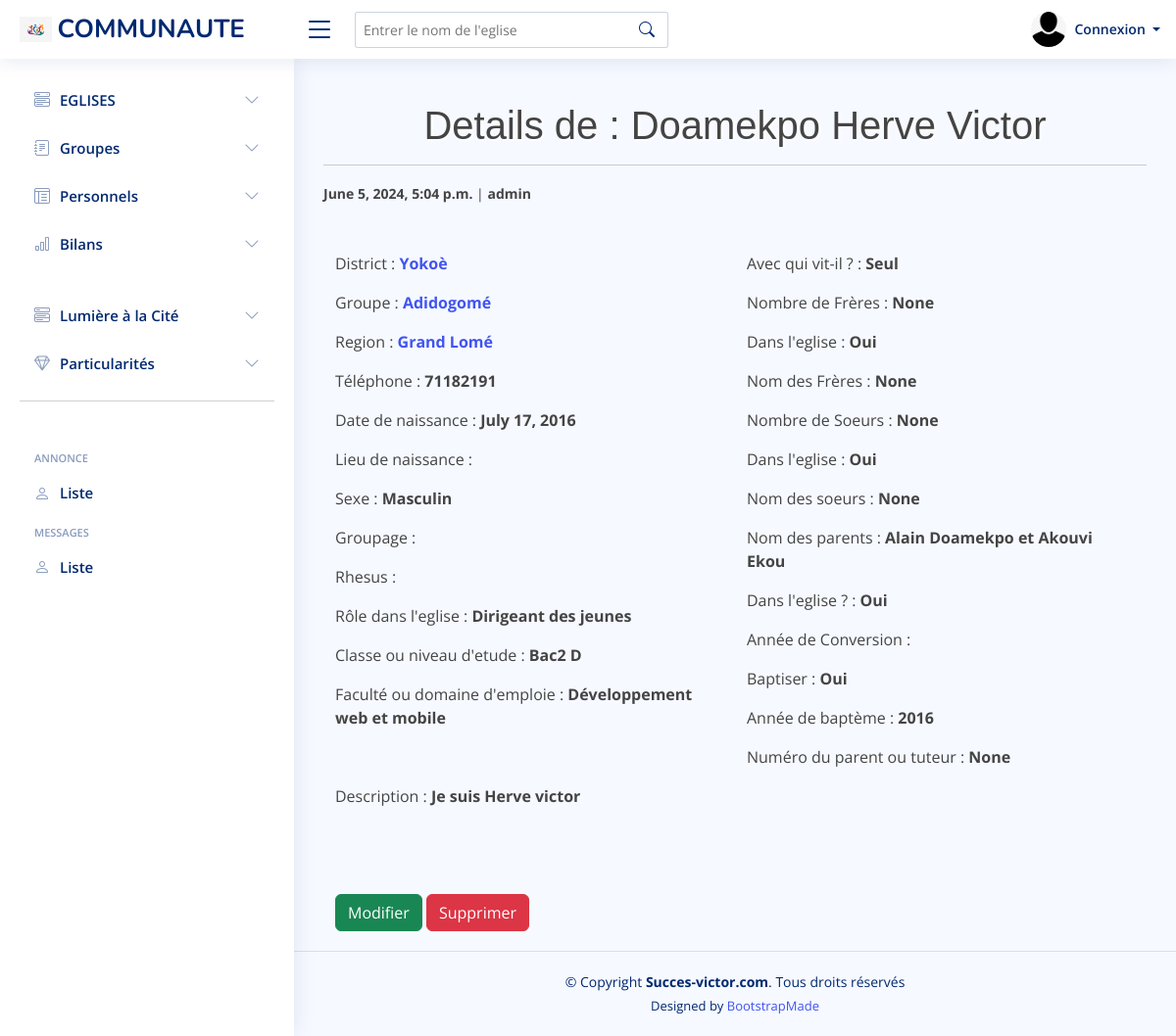
Screenshot of /jeunes/jeune/1 with the database file from the repository.
### Jeunes_app/models.py (models this page shows, shortened)
class Jeune(models.Model):
    nom = models.CharField(max_length=100)
    prenom = models.CharField(max_length=100)
    eglise = models.ForeignKey(Eglise, on_delete=models.CASCADE)
    telephone = models.IntegerField(blank=True)
    date_de_naissance = models.DateField(auto_now_add=False, blank=False)
    lieu_de_naissance = models.CharField(max_length=100, blank=True)
    sexe = models.CharField(max_length=100)
    groupe_sanguin = models.CharField(max_length=25, blank=True)
    rhesus = models.CharField(max_length=10, blank=True)
    description = models.TextField(blank=True)
    role_dans_leglise = models.CharField(max_length=70, blank=True)
    talents_du_jeune =models.CharField(max_length=400, blank=True, null=True)
    avec_qui_vit_il = models.CharField(max_length=100, blank=True, null=True)
    nombre_de_freres = models.IntegerField(blank=True, null=True)
    les_freres_sont_ils_dans_leglise = models.CharField(max_length=100, blank=True, null=True)
    nom_des_freres = models.CharField(max_length=500, blank=True, null=True)
    nombre_de_soeurs = models.IntegerField(blank=True, null=True)
    les_soeurs_sont_elles_dans_leglise = models.CharField(max_length=100, blank=True, null=True)
    nom_des_soeurs = models.CharField(max_length=500, blank=True, null=True)
    nom_des_parents = models.CharField(max_length=400)
    les_parents_sont_ils_dans_leglise = models.CharField(max_length=100, blank=True, null=True)
    annee_de_conversion = models.CharField(max_length=150, blank=True)
    baptiser = models.CharField(max_length=150, blank=True)
    annee_de_bapteme = models.CharField(max_length=150, blank=True)
    numero_de_telephone_des_parents_ou_tuteurs = models.IntegerField(blank=True, null=True)
    classe_ou_niveau_d_etude = models.CharField(max_length=200, blank=True, null=True)
    Faculte_ou_domaine_d_emploie = models.CharField(max_length=200, blank=True, null=True)
    jeune_image = models.ImageField(blank=True, null=True, upload_to='images/jeunes')
    publish = models.DateTimeField(default=timezone.now)
    created = models.DateTimeField(auto_now_add=True)
    updated = models.DateTimeField(auto_now=True)
    auteur = models.ForeignKey(User, on_delete=models.CASCADE)
    def __str__(self):
        return f"{self.nom} {self.prenom}"

### Eglises/models.py (models this page shows, shortened)
class Eglise(models.Model):
    auteur = models.ForeignKey(User, on_delete=models.CASCADE)
    nom = models.CharField(max_length=100)
    nom_du_pasteur = models.CharField(max_length=100, blank=True)
    nom_du_pasteur_adjoin = models.CharField(max_length=100, blank=True)
    nom_du_dirigeant_des_jeunes = models.CharField(max_length=100, blank=True)
    nom_du_dirigeant_adjoin_des_jeunes = models.CharField(max_length=100, blank=True)
    nom_du_dirigeant_des_enfants = models.CharField(max_length=100, blank=True)
    nom_du_dirigeant_adjoin_des_enfants = models.CharField(max_length=100, blank=True)
    region = models.CharField(max_length=100)
    groupe = models.CharField(max_length=100)
    ville = models.CharField(max_length=250, blank=True)
    nombre_de_membres = models.IntegerField(blank=True, null=True)
    telephone = models.IntegerField(blank=True, null=True)
    bp = models.CharField(max_length=200, blank=True, null=True)
    email = models.EmailField(blank=True)
    description = models.TextField(blank=True)
    header_image = models.ImageField(blank=True, null=True, upload_to='images/header')
    body_image = models.ImageField(blank=True, null=True, upload_to='images/Body')
    body_image1 = models.ImageField(blank=True, null=True, upload_to='images/Body')
    publish = models.DateTimeField(default=timezone.now)
    created = models.DateTimeField(auto_now_add=True)
    updated = models.DateTimeField(auto_now=True)
    def __str__(self):
        return self.nom

### Jeunes_app/views.py (the view)
# urls.py: path('jeune/<int:pk>', JeuneDetails.as_view(), name='jeune_details'),
class JeuneDetails(DetailView):
    model = Jeune
    template_name = 'Jeunes/jeune_details.html'

### Jeunes_app/templates/Jeunes/jeune_details.html
{% extends 'base.html' %}
{% block gestion %} <br>
    <h1>Details de : {{jeune}} </h1>
    <hr>
    <small><strong>{{jeune.publish}}</strong> | <strong>{{jeune.auteur}}</strong>  </small>
    <br> <br> <br>
    <div class="container">
        <div class="row">
            <div class="col-12 col-md-6">
                <p>District : <a href="{% url 'jeune_district' jeune.eglise.pk %}"><strong>{{jeune.eglise}}</strong></a>  </p>
                <p>Groupe : <a href="{% url 'jeune_groupe' jeune.eglise.groupe %}"><strong>{{jeune.eglise.groupe}}</strong></a> </p>
                <p>Region : <a href="{% url 'jeune_region' jeune.eglise.region %}"><strong>{{jeune.eglise.region}}</strong></a> </p>
                <p>Téléphone : <strong>{{jeune.telephone}}</strong> </p>
                <p>Date de naissance : <strong>{{jeune.date_de_naissance}}</strong> </p>
                <p>Lieu de naissance : <strong>{{jeune.lieu_de_naissance}}</strong> </p>
                <p>Sexe : <strong>{{jeune.sexe}}</strong> </p>
                <p>Groupage : <strong>{{jeune.groupe_sanguin}}</strong> </p>
                <p>Rhesus : <strong>{{jeune.rhesus}}</strong> </p>
                <p>Rôle dans l'eglise : <strong>{{jeune.role_dans_leglise}}</strong> </p>
                <p>Classe ou niveau d'etude : <strong>{{jeune.classe_ou_niveau_d_etude}}</strong> </p>
                <p>Faculté ou domaine d'emploie : <strong>{{jeune.Faculte_ou_domaine_d_emploie}}</strong> </p>
            </div>
            <div class="col-12 col-md-6">
                <p>Avec qui vit-il ? : <strong>{{jeune.avec_qui_vit_il}}</strong> </p>
                <p>Nombre de Frères : <strong>{{jeune.nombre_de_freres}}</strong> </p>
                <p>Dans l'eglise : <strong>{{jeune.les_freres_sont_ils_dans_leglise}}</strong> </p>
                <p>Nom des Frères : <strong>{{jeune.nom_des_freres}}</strong> </p>
                <p>Nombre de Soeurs : <strong>{{jeune.nombre_de_soeurs}}</strong> </p>
                <p>Dans l'eglise : <strong>{{jeune.les_soeurs_sont_elles_dans_leglise}}</strong> </p>
                <p>Nom des soeurs : <strong>{{jeune.nom_des_soeurs}}</strong> </p>
                <p>Nom des parents : <strong>{{jeune.nom_des_parents}}</strong> </p>
                <p>Dans l'eglise ? : <strong>{{jeune.les_parents_sont_ils_dans_leglise}}</strong> </p>
                <p>Année de Conversion : <strong>{{jeune.annee_de_conversion}}</strong> </p>
                <p>Baptiser : <strong>{{jeune.baptiser}}</strong> </p>
                <p>Année de baptème : <strong>{{jeune.annee_de_bapteme}}</strong> </p>
                <p>Numéro du parent ou tuteur : <strong>{{jeune.numero_de_telephone_des_parents_ou_tuteurs}}</strong> </p>
            </div>
        </div>
        <p>Description : <strong>{{jeune.description}}</strong> </p>
        <br><br><br>
        <a href="{% url 'edit_jeune' jeune.pk %}" class="btn btn-success">Modifier</a>
        <a href="{% url 'delete_jeune' jeune.pk %}" class="btn btn-danger">Supprimer</a>
    </div>
{% endblock %}

### static/assets/css/style.css (style rules this page uses)
:root { scroll-behavior: smooth; }
body { font-family: "Open Sans", sans-serif; background: #f6f9ff; color: #444444; }
a { color: #4154f1; text-decoration: none; }
h1, h2, h3, h4, h5, h6 { font-family: "Nunito", sans-serif; }

### static/css/main.css (style rules this page uses)
h1 { text-align: center; font-family: "Trebuchet MS", "Lucida Sans Unicode", "Lucida Grande", "Lucida Sans", Arial, sans-serif; text-shadow: 2px 1px 3px white; }

### rows the page displays
Jeune: nom+prenom "Doamekpo Herve Victor", publish "June 5, 2024, 5:04 p.m.", auteur "admin", eglise "Yokoè", eglise.groupe "Adidogomé", eglise.region "Grand Lomé", telephone "71182191", date_de_naissance "July 17, 2016", sexe "Masculin", role_dans_leglise "Dirigeant des jeunes", classe_ou_niveau_d_etude "Bac2 D", Faculte_ou_domaine_d_emploie "Développement web et mobile", avec_qui_vit_il "Seul", nombre_de_freres "None", les_freres_sont_ils_dans_leglise "Oui", nom_des_freres "None", nombre_de_soeurs "None", les_soeurs_sont_elles_dans_leglise "Oui", nom_des_soeurs "None", nom_des_parents "Alain Doamekpo et Akouvi Ekou", les_parents_sont_ils_dans_leglise "Oui", baptiser "Oui", annee_de_bapteme "2016", numero_de_telephone_des_parents_ou_tuteurs "None", description "Je suis Herve victor"
